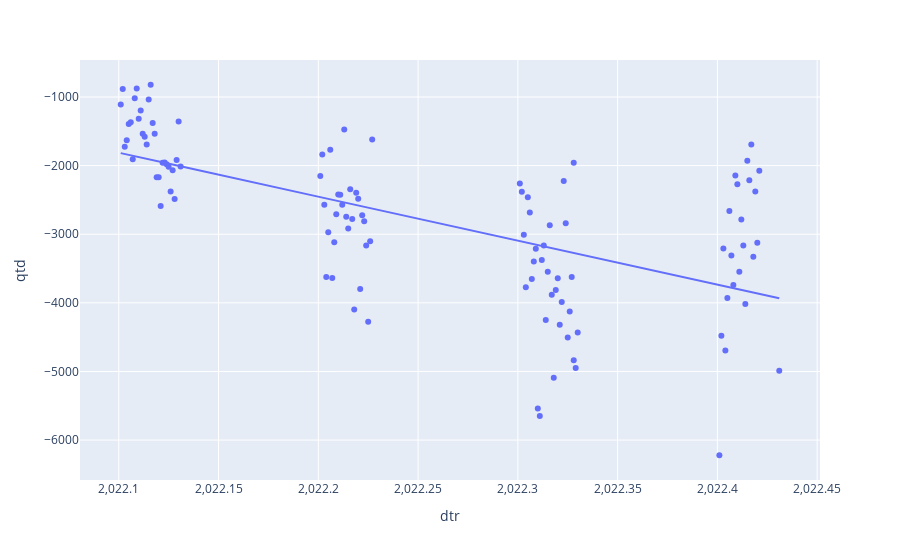

Source (notebook cell):
### Code cell
import plotly.express as px
import os
import pandas  as pd
 
#Changing the current working directory

df = pd.read_json("VendaFINALEC.json")
df = df.copy()
 
categorical_col_updated = ['qtd','dtr']
#bike = pandas.get_dummies(bike, columns = categorical_col_updated) 
 
#Separating the dependent and independent data variables into two data frames.
from sklearn.model_selection import train_test_split 
  
X =df.drop(['dtr'],axis=1) 
Y = df['qtd']
 
#Building the Decision Tree Model on our dataset
from sklearn.tree import DecisionTreeRegressor
X_train, X_test, Y_train, Y_test = train_test_split(df, Y, test_size=0.2,random_state=0)

print (X_test.shape, Y_test.shape)
DT_model = DecisionTreeRegressor(max_depth=5).fit(X_train,Y_train)
DT_predict = DT_model.predict(X_test) #Predictions on Testing data
print(DT_predict)

#! pip install statsmodels

df =pd.read_json("VendaFINALEC.json")
fig = px.scatter(df, x="dtr", y="qtd", trendline="ols")
fig.show()
